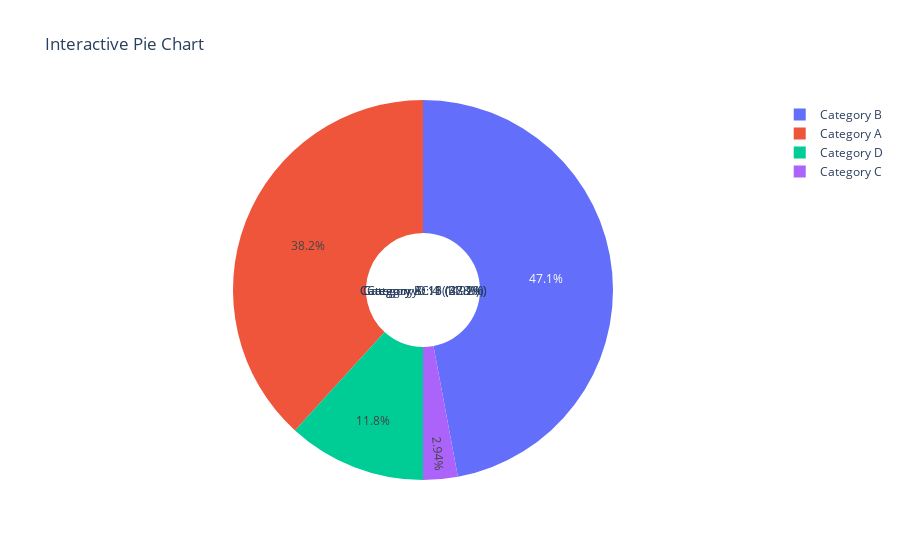

The code cell stored with this chart in its notebook:
### Markdown cell above
# 21. Usinh Plotly, create an interactive pie chart of randomly generated data, add labels and percentages, set the title as 'Interactive Pie Chart'.

### Code cell
import plotly.graph_objects as go
import numpy as np

# Generate random data
np.random.seed(0)
labels = ['Category A', 'Category B', 'Category C', 'Category D']
values = np.random.randint(1, 20, size=len(labels))

# Create a Plotly figure for pie chart
fig = go.Figure()

# Add trace for pie chart
fig.add_trace(go.Pie(labels=labels, values=values, hole=0.3))

# Configure layout
fig.update_layout(
    title='Interactive Pie Chart',
    annotations=[dict(text=f'{labels[i]}: {values[i]} ({values[i]/sum(values)*100:.1f}%)', x=0.5, y=0.5, font_size=12, showarrow=False) for i in range(len(labels))],
)

# Display the plot
fig.show()

### Figure 1 — Plotly figure (JSON) as saved in the notebook; plotly's stock layout.template omitted (floating-point values rounded to 4 significant figures)
{"data": [{"hole": 0.3, "labels": ["Category A", "Category B", "Category C", "Category D"], "type": "pie", "values": [13, 16, 1, 4]}], "layout": {"annotations": [{"font": {"size": 12}, "showarrow": false, "text": "Category A: 13 (38.2%)", "x": 0.5, "y": 0.5}, {"font": {"size": 12}, "showarrow": false, "text": "Category B: 16 (47.1%)", "x": 0.5, "y": 0.5}, {"font": {"size": 12}, "showarrow": false, "text": "Category C: 1 (2.9%)", "x": 0.5, "y": 0.5}, {"font": {"size": 12}, "showarrow": false, "text": "Category D: 4 (11.8%)", "x": 0.5, "y": 0.5}], "autosize": true, "title": {"text": "Interactive Pie Chart"}}}
